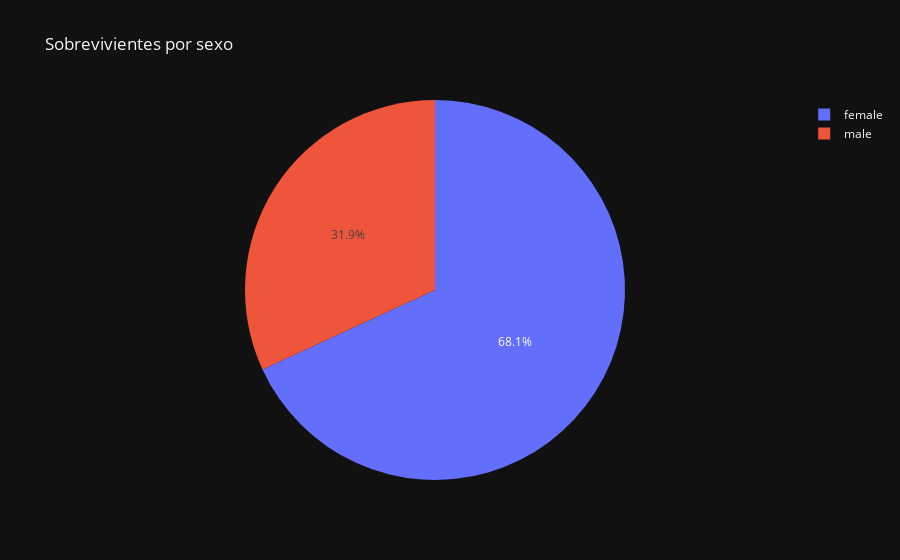

Source (notebook cell):
### Code cell
px.pie(df, values='Survived', names='Sex', template="plotly_dark", title="Sobrevivientes por sexo" ).show()

### Figure 1 — Plotly figure (JSON) as saved in the notebook; plotly's stock layout.template omitted (floating-point values rounded to 4 significant figures; data arrays with more than 128 entries replaced by an {"elided": "..."} marker saying what was removed)
{"data": [{"domain": {"x": [0, 1], "y": [0, 1]}, "hovertemplate": "Sex=%{label}<br>Survived=%{value}<extra></extra>", "labels": {"elided": "891 str values"}, "legendgroup": "", "name": "", "showlegend": true, "type": "pie", "values": {"elided": "891 int values"}}], "layout": {"legend": {"tracegroupgap": 0}, "title": {"text": "Sobrevivientes por sexo"}}}
